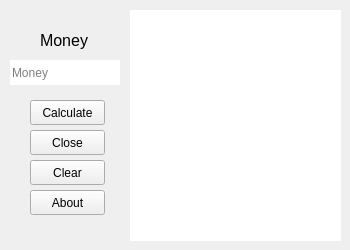
<?xml version="1.0" encoding="UTF-8"?>
<ui version="4.0">
 <class>MainWindow</class>
 <widget class="QMainWindow" name="MainWindow">
  <property name="geometry">
   <rect>
    <x>0</x>
    <y>0</y>
    <width>350</width>
    <height>250</height>
   </rect>
  </property>
  <property name="minimumSize">
   <size>
    <width>350</width>
    <height>250</height>
   </size>
  </property>
  <property name="maximumSize">
   <size>
    <width>350</width>
    <height>250</height>
   </size>
  </property>
  <property name="windowTitle">
   <string>PerFamily</string>
  </property>
  <widget class="QWidget" name="centralwidget">
   <widget class="QLineEdit" name="inp">
    <property name="geometry">
     <rect>
      <x>10</x>
      <y>60</y>
      <width>110</width>
      <height>25</height>
     </rect>
    </property>
    <property name="frame">
     <bool>false</bool>
    </property>
    <property name="placeholderText">
     <string>Money</string>
    </property>
   </widget>
   <widget class="QPushButton" name="cal">
    <property name="geometry">
     <rect>
      <x>30</x>
      <y>100</y>
      <width>75</width>
      <height>25</height>
     </rect>
    </property>
    <property name="text">
     <string>Calculate</string>
    </property>
    <property name="autoDefault">
     <bool>false</bool>
    </property>
   </widget>
   <widget class="QTextBrowser" name="out">
    <property name="geometry">
     <rect>
      <x>130</x>
      <y>10</y>
      <width>211</width>
      <height>231</height>
     </rect>
    </property>
    <property name="frameShape">
     <enum>QFrame::NoFrame</enum>
    </property>
   </widget>
   <widget class="QLabel" name="label">
    <property name="geometry">
     <rect>
      <x>40</x>
      <y>30</y>
      <width>50</width>
      <height>20</height>
     </rect>
    </property>
    <property name="font">
     <font>
      <pointsize>12</pointsize>
     </font>
    </property>
    <property name="text">
     <string>Money</string>
    </property>
   </widget>
   <widget class="QPushButton" name="close">
    <property name="geometry">
     <rect>
      <x>30</x>
      <y>130</y>
      <width>75</width>
      <height>25</height>
     </rect>
    </property>
    <property name="text">
     <string>Close</string>
    </property>
    <property name="autoDefault">
     <bool>false</bool>
    </property>
    <property name="default">
     <bool>false</bool>
    </property>
    <property name="flat">
     <bool>false</bool>
    </property>
   </widget>
   <widget class="QPushButton" name="clear">
    <property name="geometry">
     <rect>
      <x>30</x>
      <y>160</y>
      <width>75</width>
      <height>25</height>
     </rect>
    </property>
    <property name="text">
     <string>Clear</string>
    </property>
    <property name="autoDefault">
     <bool>false</bool>
    </property>
    <property name="default">
     <bool>false</bool>
    </property>
    <property name="flat">
     <bool>false</bool>
    </property>
   </widget>
   <widget class="QPushButton" name="about">
    <property name="geometry">
     <rect>
      <x>30</x>
      <y>190</y>
      <width>75</width>
      <height>25</height>
     </rect>
    </property>
    <property name="text">
     <string>About</string>
    </property>
    <property name="autoDefault">
     <bool>false</bool>
    </property>
    <property name="default">
     <bool>false</bool>
    </property>
    <property name="flat">
     <bool>false</bool>
    </property>
   </widget>
  </widget>
 </widget>
 <resources/>
 <connections>
  <connection>
   <sender>close</sender>
   <signal>clicked()</signal>
   <receiver>MainWindow</receiver>
   <slot>close()</slot>
   <hints>
    <hint type="sourcelabel">
     <x>67</x>
     <y>182</y>
    </hint>
    <hint type="destinationlabel">
     <x>174</x>
     <y>124</y>
    </hint>
   </hints>
  </connection>
  <connection>
   <sender>cal</sender>
   <signal>clicked()</signal>
   <receiver>cal</receiver>
   <slot>deleteLater()</slot>
   <hints>
    <hint type="sourcelabel">
     <x>67</x>
     <y>152</y>
    </hint>
    <hint type="destinationlabel">
     <x>67</x>
     <y>152</y>
    </hint>
   </hints>
  </connection>
  <connection>
   <sender>clear</sender>
   <signal>clicked()</signal>
   <receiver>MainWindow</receiver>
   <slot>deleteLater()</slot>
   <hints>
    <hint type="sourcelabel">
     <x>67</x>
     <y>202</y>
    </hint>
    <hint type="destinationlabel">
     <x>174</x>
     <y>124</y>
    </hint>
   </hints>
  </connection>
  <connection>
   <sender>about</sender>
   <signal>clicked()</signal>
   <receiver>MainWindow</receiver>
   <slot>deleteLater()</slot>
   <hints>
    <hint type="sourcelabel">
     <x>67</x>
     <y>202</y>
    </hint>
    <hint type="destinationlabel">
     <x>174</x>
     <y>124</y>
    </hint>
   </hints>
  </connection>
 </connections>
</ui>
